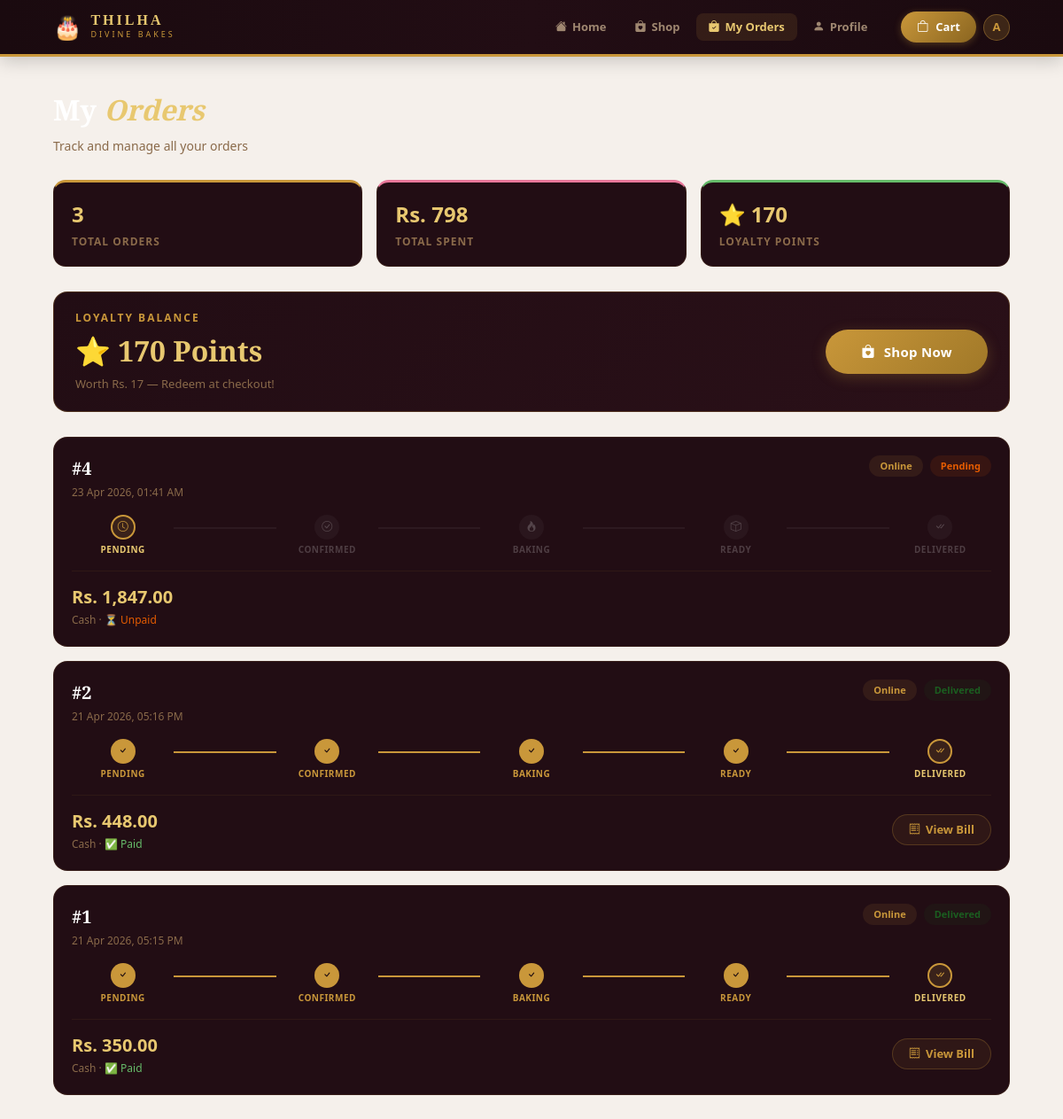
The app's page /customer/my_orders.php (signed in) with its own data.
### tables this page shows
CREATE TABLE `users` (
  `user_id` int(11) NOT NULL,
  `name` varchar(100) NOT NULL,
  `email` varchar(100) NOT NULL,
  `password` varchar(255) NOT NULL,
  `phone` varchar(15) DEFAULT NULL,
  `address` text DEFAULT NULL,
  `role` enum('admin','customer','staff') DEFAULT 'customer',
  `loyalty_points` int(11) DEFAULT 0,
  `birthday` date DEFAULT NULL,
  `created_at` timestamp NOT NULL DEFAULT current_timestamp(),
  `profile_photo` varchar(255) DEFAULT NULL
);

CREATE TABLE `orders` (
  `order_id` int(11) NOT NULL,
  `user_id` int(11) DEFAULT NULL,
  `total_amount` decimal(10,2) DEFAULT NULL,
  `status` enum('pending','confirmed','baking','ready','delivered') DEFAULT 'pending',
  `order_type` enum('online','walkin','phone','whatsapp') DEFAULT 'online',
  `payment_method` enum('cash','card','online') DEFAULT 'cash',
  `payment_status` enum('unpaid','paid') DEFAULT 'unpaid',
  `notes` text DEFAULT NULL,
  `created_at` timestamp NOT NULL DEFAULT current_timestamp()
);

CREATE TABLE `bills` (
  `bill_id` int(11) NOT NULL,
  `order_id` int(11) DEFAULT NULL,
  `bill_number` varchar(20) DEFAULT NULL,
  `subtotal` decimal(10,2) DEFAULT NULL,
  `discount` decimal(10,2) DEFAULT 0.00,
  `tax` decimal(10,2) DEFAULT 0.00,
  `total` decimal(10,2) DEFAULT NULL,
  `issued_at` timestamp NOT NULL DEFAULT current_timestamp()
);

### customer/my_orders.php (the view, shortened to what this page needs)
<?php
require_once '../includes/db.php';
$uid=$_SESSION['user_id'];
$orders=mysqli_query($conn,"SELECT o.*,b.bill_number,b.total as bill_total FROM orders o LEFT JOIN bills b ON o.order_id=b.order_id WHERE o.user_id=$uid ORDER BY o.created_at DESC");
$loyalty=mysqli_fetch_assoc(mysqli_query($conn,"SELECT loyalty_points FROM users WHERE user_id=$uid"))['loyalty_points'];
$total_orders=mysqli_fetch_assoc(mysqli_query($conn,"SELECT COUNT(*) as c FROM orders WHERE user_id=$uid"))['c'];
$total_spent=mysqli_fetch_assoc(mysqli_query($conn,"SELECT COALESCE(SUM(b.total),0) as amt FROM orders o LEFT JOIN bills b ON o.order_id=b.order_id WHERE o.user_id=$uid"))['amt'];
$statuses=['pending','confirmed','baking','ready','delivered'];
$status_colors=['pending'=>'#e65c00','confirmed'=>'#2e7d32','baking'=>'#7b1fa2','ready'=>'#1565c0','delivered'=>'#1b5e20'];
$status_bg=['pending'=>'rgba(230,92,0,0.1)','confirmed'=>'rgba(46,125,50,0.1)','baking'=>'rgba(123,31,162,0.1)','ready'=>'rgba(21,101,192,0.1)','delivered'=>'rgba(27,94,32,0.1)'];
?>
<!DOCTYPE html>
<html lang="en">
<head>
<link href="https://cdn.jsdelivr.net/npm/bootstrap@5.3.0/dist/css/bootstrap.min.css" rel="stylesheet">
<link href="https://cdn.jsdelivr.net/npm/bootstrap-icons@1.10.5/font/bootstrap-icons.css" rel="stylesheet">
</head>
<body>
<?php include 'customer_nav.php'; ?>
<div class="page-wrap">
  <div class="page-heading">My <span style="color:var(--gold-light);font-style:italic;">Orders</span></div>
  <div class="page-sub">Track and manage all your orders</div>
  <div class="stats-row">
    <div class="stat-card">
      <div class="stat-num"><?= $total_orders ?></div>
      <div class="stat-label">Total Orders</div>
    </div>
    <div class="stat-card" style="border-top-color:#e8789a;">
      <div class="stat-num">Rs. <?= number_format($total_spent,0) ?></div>
      <div class="stat-label">Total Spent</div>
    </div>
    <div class="stat-card" style="border-top-color:#66bb6a;">
      <div class="stat-num">⭐ <?= $loyalty ?></div>
      <div class="stat-label">Loyalty Points</div>
    </div>
  </div>
  <?php if($loyalty>0): ?>
  <div class="loyalty-card">
    <div>
      <div style="font-size:12px;color:var(--gold);font-weight:700;letter-spacing:2px;text-transform:uppercase;margin-bottom:4px;">Loyalty Balance</div>
      <div class="loyalty-pts">⭐ <?= $loyalty ?> Points</div>
      <div style="font-size:13px;color:var(--muted);margin-top:4px;">Worth Rs. <?= floor($loyalty/10) ?> — Redeem at checkout!</div>
    </div>
    <a href="home.php" class="btn-order-now">
      <i class="bi bi-bag-heart-fill"></i> Shop Now
    </a>
  </div>
  <?php endif; ?>
  <?php if(mysqli_num_rows($orders)===0): ?>
  <div class="empty-state">
    <i class="bi bi-bag-x"></i>
    <p style="font-size:22px;color:var(--muted);margin-bottom:8px;">No orders yet!</p>
    <p style="font-size:14px;color:var(--muted);margin-bottom:28px;">Place your first order today and earn loyalty points!</p>
    <a href="home.php" class="btn-order-now">
      <i class="bi bi-bag-heart-fill"></i> Order Now
    </a>
  </div>
  <?php else: while($o=mysqli_fetch_assoc($orders)):
    $curr_idx=array_search($o['status'],$statuses);
  ?>
  <div class="order-card">
    <div class="order-header">
      <div>
        <div class="order-id">#<?= $o['order_id'] ?></div>
        <div class="order-date"><?= date('d M Y, h:i A',strtotime($o['created_at'])) ?></div>
      </div>
      <div style="display:flex;align-items:center;gap:8px;flex-wrap:wrap;">
        <span style="font-size:11px;padding:4px 12px;border-radius:99px;font-weight:700;background:rgba(201,151,58,0.1);color:var(--gold);">
          <?= ucfirst($o['order_type']) ?>
        </span>
        <span style="font-size:11px;padding:4px 12px;border-radius:99px;font-weight:700;background:<?= $status_bg[$o['status']] ?>;color:<?= $status_colors[$o['status']] ?>;">
          <?= ucfirst($o['status']) ?>
        </span>
      </div>
    </div>
    <div class="stepper">
      <?php
      $step_icons=['bi-clock','bi-check-circle','bi-fire','bi-box','bi-check-all'];
      foreach($statuses as $idx=>$st):
        $state=$idx<$curr_idx?'done':($idx===$curr_idx?'active':'todo');
      ?>
      <div class="step">
        <div class="step-dot <?= $state ?>">
          <?php if($state==='done'): ?>
            <i class="bi bi-check"></i>
          <?php else: ?>
            <i class="bi <?= $step_icons[$idx] ?>"></i>
          <?php endif; ?>
        </div>
        <span class="step-label <?= $state ?>"><?= ucfirst($st) ?></span>
      </div>
      <?php if($idx<count($statuses)-1): ?>
      <div class="step-line <?= $idx<$curr_idx?'done':'' ?>"></div>
      <?php endif; ?>
      <?php endforeach; ?>
    </div>
    <div class="order-footer">
      <div>
        <div class="order-amount">Rs. <?= number_format($o['total_amount'],2) ?></div>
        <div style="font-size:12px;color:var(--muted);margin-top:2px;">
          <?= ucfirst($o['payment_method']) ?> ·
          <?= $o['payment_status']==='paid'
            ? '<span style="color:#66bb6a;">✅ Paid</span>'
            : '<span style="color:#e65c00;">⏳ Unpaid</span>' ?>
        </div>
      </div>
      <?php if($o['bill_number']): ?>
      <a href="bill_view.php?id=<?= $o['order_id'] ?>" class="btn-view-bill">
        <i class="bi bi-receipt"></i> View Bill
      </a>
      <?php endif; ?>
    </div>
  </div>
  <?php endwhile; endif; ?>
</div>
</body>
</html>

### customer/my_orders.php (style rules this page uses)
:root { --gold:#c9973a;--gold-light:#e8c870;--dark:#1a0a0f;--dark2:#220d14;--dark3:#2a1018;--text:#f0e0c0;--muted:#9a7a58; }
* { box-sizing:border-box;margin:0;padding:0; }
body { background:var(--dark);font-family:'Inter',sans-serif;color:var(--text);min-height:100vh; }
.page-wrap { padding:36px 5%; }
.page-heading { font-family:'Playfair Display',serif;font-size:32px;font-weight:900;color:#fff;margin-bottom:6px; }
.page-sub { font-size:14px;color:var(--muted);margin-bottom:28px; }
.stats-row { display:grid;grid-template-columns:repeat(3,1fr);gap:16px;margin-bottom:28px; }
.stat-card { background:var(--dark2);border:1.5px solid rgba(201,151,58,0.12);border-top:3px solid var(--gold);border-radius:14px;padding:18px 20px; }
.stat-num { font-size:24px;font-weight:700;color:var(--gold-light);margin-bottom:4px; }
.stat-label { font-size:12px;color:var(--muted);font-weight:700;letter-spacing:1px;text-transform:uppercase; }
.loyalty-card { background:linear-gradient(135deg,var(--dark2),var(--dark3)); border:1.5px solid rgba(201,151,58,0.25); border-radius:16px;padding:20px 24px; margin-bottom:28px; display:flex;align-items:center;justify-content:space-between;flex-wrap:wrap;gap:16px; }
.loyalty-pts { font-family:'Playfair Display',serif;font-size:32px;font-weight:900;color:var(--gold-light); }
.order-card { background:var(--dark2);border:1.5px solid rgba(201,151,58,0.12);border-radius:16px;padding:20px;margin-bottom:16px;transition:border .2s; }
.order-header { display:flex;align-items:flex-start;justify-content:space-between;flex-wrap:wrap;gap:12px;margin-bottom:16px; }
.order-id { font-family:'Playfair Display',serif;font-size:20px;font-weight:700;color:#fff; }
.order-date { font-size:12px;color:var(--muted);margin-top:3px; }
.stepper { display:flex;align-items:center;margin:16px 0; }
.step { display:flex;flex-direction:column;align-items:center;gap:4px;flex:1; }
.step-dot { width:28px;height:28px;border-radius:50%;display:flex;align-items:center;justify-content:center;font-size:12px;font-weight:700; }
.step-dot.done { background:var(--gold);color:var(--dark); }
.step-dot.active { background:rgba(201,151,58,0.15);border:2px solid var(--gold);color:var(--gold); }
.step-dot.todo { background:rgba(255,255,255,0.04);color:rgba(255,255,255,0.2); }
.step-label { font-size:10px;font-weight:700;letter-spacing:.5px;text-transform:uppercase;white-space:nowrap; }
.step-label.done { color:var(--gold); }
.step-label.active { color:var(--gold-light); }
.step-label.todo { color:rgba(255,255,255,0.2); }
.step-line { flex:1;height:2px;background:rgba(255,255,255,0.05);margin-bottom:16px; }
.step-line.done { background:var(--gold); }
.order-footer { display:flex;align-items:center;justify-content:space-between;flex-wrap:wrap;gap:10px;padding-top:14px;border-top:1px solid rgba(201,151,58,0.08); }
.order-amount { font-size:20px;font-weight:700;color:var(--gold-light); }
.btn-view-bill { background:rgba(201,151,58,0.08);border:1.5px solid rgba(201,151,58,0.25);border-radius:99px;color:var(--gold);font-size:13px;font-weight:700;padding:7px 18px;text-decoration:none;display:inline-flex;align-items:center;gap:6px;transition:all .2s; }
.btn-order-now { display:inline-flex;align-items:center;justify-content:center;gap:10px; background:linear-gradient(135deg,var(--gold),#a07828); color:#fff;border-radius:99px; padding:14px 40px;font-weight:700; text-decoration:none;font-size:15px; transition:all .2s; box-shadow:0 4px 16px rgba(201,151,58,0.25); letter-spacing:.3px; }

### customer/customer_nav.php (style rules this page uses)
:root { --gold:#c9973a;--gold-light:#e8c870;--gold-dark:#8a6520; --dark:#1a0a0f;--dark2:#220d14; --cream:#fdf5ec;--cream2:#f5f0eb;--cream3:#f0e8dd; --border:#e8d8c0;--text:#2a1a10;--muted:#8a6a4a; --pink:#e8789a; }
* { box-sizing:border-box;margin:0;padding:0; }
body { background:var(--cream2);font-family:'Segoe UI',sans-serif;color:var(--text); }

### records on screen
users: loyalty_points "170", floor($loyalty/10) "17"
orders: order_id "4", created_at "23 Apr 2026, 01:41 AM", order_type "Online", status "Pending", st "PENDING", st "CONFIRMED", st "BAKING", st "READY", st "DELIVERED", total_amount "1,847.00", payment_method "Cash", payment_status "⏳ Unpaid"
bills: order.order_id "2", order.created_at "21 Apr 2026, 05:16 PM", order.order_type "Online", order.status "Delivered", st "PENDING", st "CONFIRMED", st "BAKING", st "READY", st "DELIVERED", order.total_amount "448.00", order.payment_method "Cash", shows "✅ Paid"
bills: order.order_id "1", order.created_at "21 Apr 2026, 05:15 PM", order.order_type "Online", order.status "Delivered", st "PENDING", st "CONFIRMED", st "BAKING", st "READY", st "DELIVERED", order.total_amount "350.00", order.payment_method "Cash", shows "✅ Paid"

### other values on screen
substr($user_name,0,1) "A"
$total_orders "3"
$total_spent "798"
